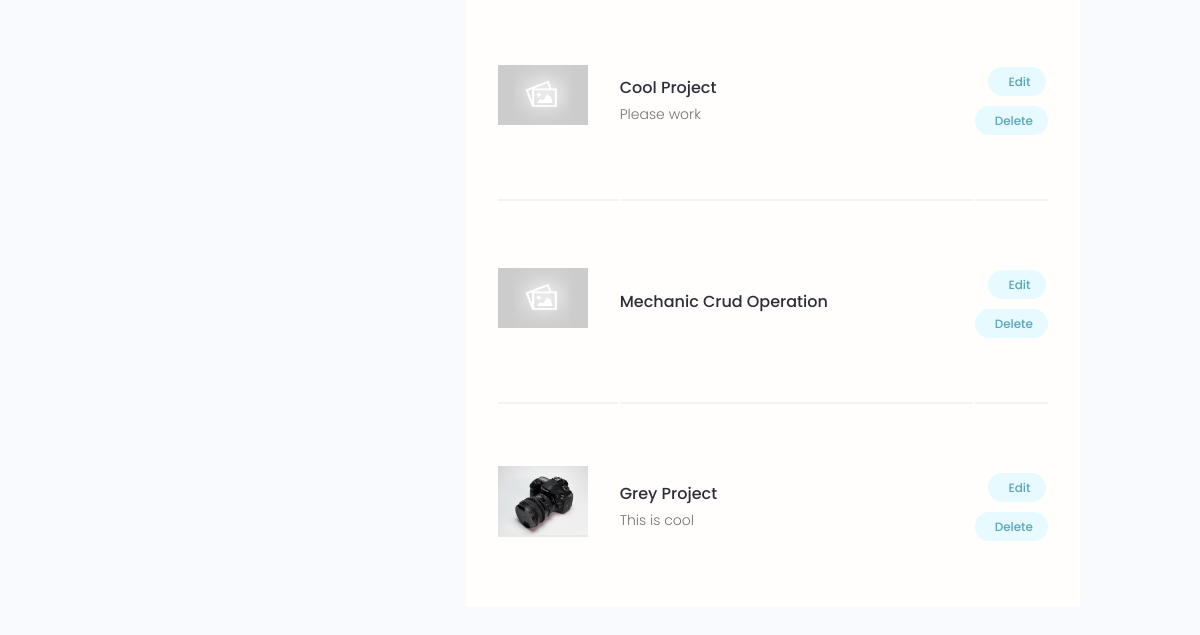
Page /account/ (signed in, lower part) on the earlier database version.
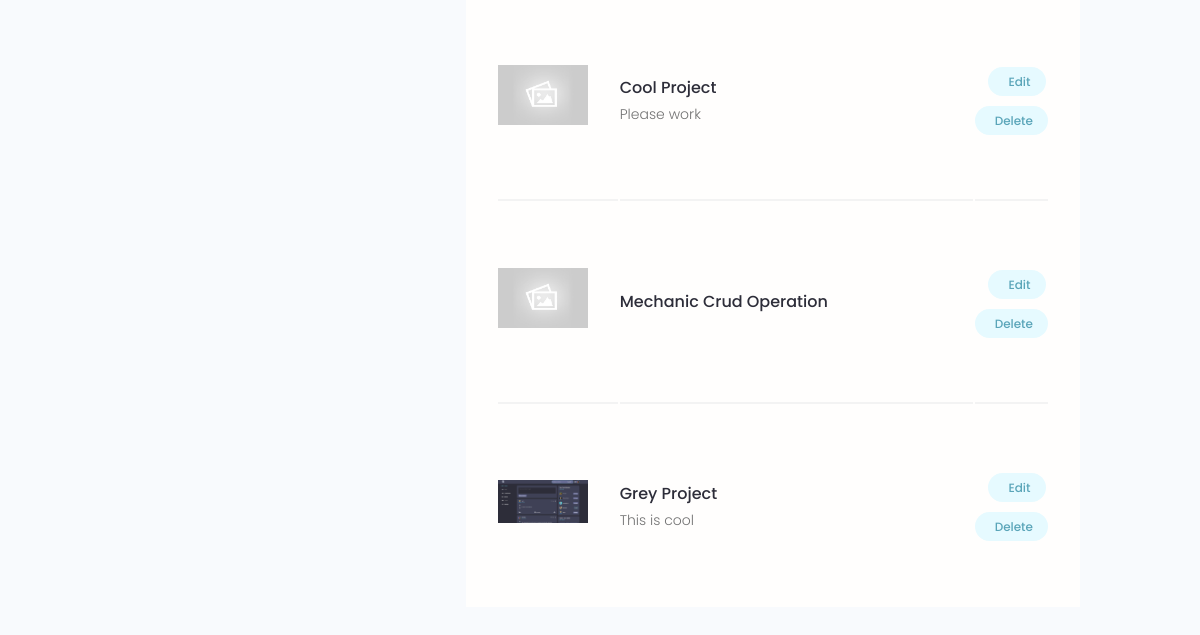
Same page on the later database version.
### projects/models.py (models this page shows, shortened)
class Project(models.Model):
    owner = models.ForeignKey(
        Profile, null=True, blank=True, on_delete=models.SET_NULL)
    title = models.CharField(max_length=250)
    description = models.TextField(null=True, blank=True)
    featured_image = models.ImageField(
        null=True, blank=True, default="default.jpg")
    demo_link = models.CharField(max_length=2000, null=True, blank=True)
    source_link = models.CharField(max_length=2000, null=True, blank=True)
    created = models.DateTimeField(auto_now_add=True)
    id = models.UUIDField(default=uuid.uuid4,
                          primary_key=True, editable=False, unique=True)
    tags = models.ManyToManyField(Tag, blank=True)
    vote_total = models.IntegerField(default=0, null=True, blank=True)
    vote_ratio = models.IntegerField(default=0, null=True, blank=True)

### users/views.py (the view)
# urls.py: path('account/', userAccount, name='account'),
@login_required(login_url='login')
def userAccount(request):
    profile = request.user.profile
    skills = profile.skill_set.all()
    projects = profile.project_set.all()
    context = {
        'profile': profile,
        'skills': skills,
        'projects': projects,
    }
    return render(request, 'users/account.html', context)

### users/templates/users/account.html (shortened to what this page needs)
{% extends "main.html" %}
{% load static %}
{% block content %}
  <main class="settingsPage profile my-md">
    <div class="container">
      <div class="layout">
        <div class="column column--1of3">
        </div>
        <div class="column column--2of3">
          <table class="settings__table">
            {% for project in projects %}
            <tr>
              <td class="settings__thumbnail">
                <a href="{% url 'project' project.id %}"><img src="{{ project.featured_image.url }}" alt="Project Thumbnail" /></a>
              </td>
              <td class="settings__tableInfo">
                <a href="{% url 'project' project.id %}">{{project.title}}</a>
                <p>
                  {{project.description|slice:"150"}}
                </p>
              </td>
              <td class="settings__tableActions">
                <a class="tag tag--pill tag--main settings__btn" href="{% url 'update-project' project.id %}">
                   Edit
                </a>
                <a class="tag tag--pill tag--main settings__btn" href="{% url 'delete-project' project.id %}">
                   Delete
                </a>
              </td>
            </tr>
            {% endfor %}
          </table>
        </div>
      </div>
    </div>
  </main>
{% endblock %}

Differences in the rows shown:
changed Project "Grey Project": featured_image: a different picture
